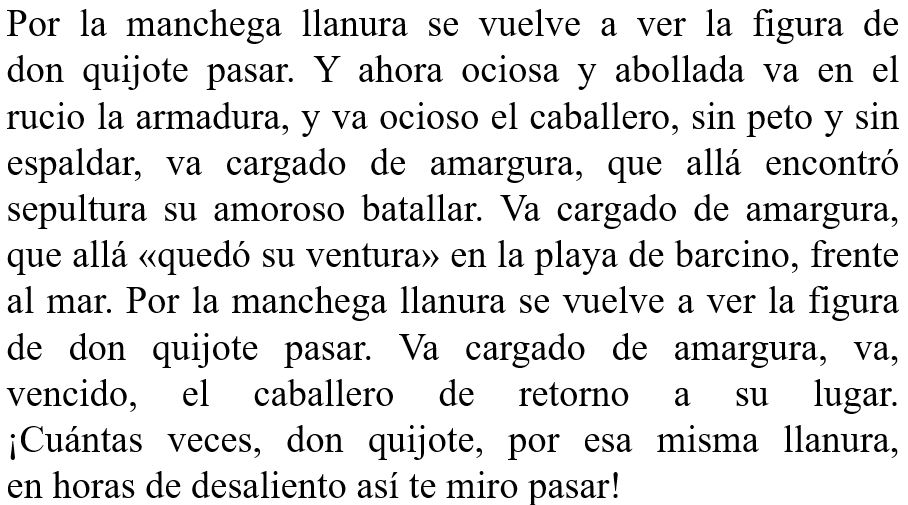
#> input picture Tarea_1/imgs/Cervantes.JPG, 908 x 505 px; its folder holds only this picture in this run
$ jupyter execute --allow-errors Tarea_1.ipynb
#> lines starting #> are read from the running program, lines starting #| are printed output that depends on the picture; after the words box and inside, x2 and y2 are one past the last pixel; in counts of white or black regions, pixels touching at a corner belong together
## EL7007 - 1 Introducción al Procesamiento Digital de Imágenes
# Tarea 1: Detección de objetos en imágenes basado en modelo de Hubel y Wiesel

> Profesor: Claudio A. Pérez
>
> Auxiliar: Jorge Zambrano I.
>
> Estudiante: Francisco Molina L.

El objetivo de esta tarea es desarrollar de forma paulatina un sistema simple de detección de objetos en imágenes, basado en la teoría de campos receptivos de Hubel y Wiesel.

# Descripción
El reconocimiento de objetos es un problema altamente desafiante y que continúa
bajo investigación, debido a la alta variabilidad de patrones y las diferentes estrategias para
abordar este problema. En la actualidad, las Redes Neuronales Convolucionales han
presentado un mejor desempeño ante otros tipos de sistemas detectores, basándose en la
extracción de características por medio de filtros convolucionales. Estos tipos de filtros se
basan en el modelo de Hubel y Wiesel, quienes descubrieron que ciertas neuronas se excitan
cuando un patrón simple se sitúa en una zona particular de la retina, y que dichos estímulos
decrecen cuando el patrón se aleja.

Esta tarea tiene como finalidad implementar detectores simples de patrones,
diseñando filtros capaces de encontrar dichos objetos dentro de una imagen. Se partirá con
patrones simples dentro de una imagen binaria, hasta elementos más complejos como una
pieza de ajedrez en un tablero, o la detección de palabras en una sopa de letras.

# Implementación

## Importar librerías

[cell 1]
import numpy as np
import math
import random
import scipy
import scipy.signal
import matplotlib
import matplotlib.pyplot as plt
import os
import cv2
import matplotlib.patches as patches

## A Detección de un patrón específico
En esta sección se desarrollará la detección de un patrón simple en una imagen pequeña. Se comprenderán los conceptos para luego generalizarlos.

* ## A.1 Convolución entre una imagen y un kernel

[cell 2]
# computes the convolution between an image and a kernel of any size using zero padding
def convolution(image, kernel):
    output = np.zeros([image.shape[0],image.shape[1]])

    # number of rows and columns of input image
    rows = image.shape[0]
    cols = image.shape[1]

    # number of rows and columns of kernel
    kRows = kernel.shape[0]
    kCols = kernel.shape[1]

    # offset between central pixel of kernel and top left (beginning of for loop)
    offsetX = math.floor(kRows/2)
    offsetY = math.floor(kCols/2)

    # convolution
    for y in range(rows):
        for x in range(cols):
            sum = 0
            for kY in range(kRows):
                for kX in range(kCols):
                    posX = (x - offsetX) + kX
                    posY = (y - offsetY) + kY
                    if ((min(posX,posY) < 0) | (posX >= cols) | (posY >= rows)): # zero padding
                        pixel = 0.0
                    else:
                        pixel = image[posY,posX]
                    sum += pixel*kernel[kY,kX]
            output[y,x] = sum
    return output

* ## A.2 Generar detector de letra L

[cell 3]
def makeL(rand):
    L = np.zeros((10,10))
    if rand:
        (y,x) = (random.randint(0,7),random.randint(0,8))
    else:
        (y,x) = (4,4)
    L[y:y+2,x] = 1
    L[y+2,x:x+2] = 1
    return L

[cell 4]
def makeBalancedKernel():
    k = np.zeros((3,3))
    k[0:k.shape[0],0:k.shape[1]] = -1
    k[1,1] = 8
    return k

[cell 5]
def makeDetectionFilter(image, kernel):
    out = convolution(image, kernel)
    out = np.flip(out, 0)
    out = np.flip(out, 1)
    return out

[cell 6]
L = makeL(False)
k = makeBalancedKernel()
fig, axs = plt.subplots(1,2, figsize = (14,7))

axs[0].imshow(L, cmap = 'hot')
axs[0].set_title("Matriz L")
axs[1].imshow(k, cmap = 'hot')
axs[1].set_title("Kernel balanceado")
plt.savefig("matrizLyKernelBalanceado.png")
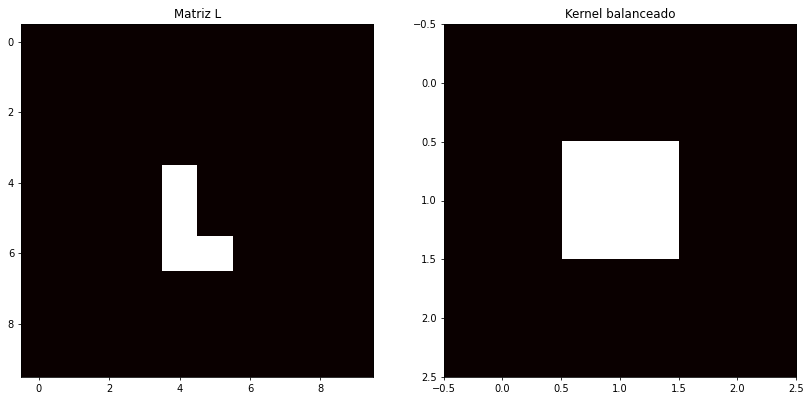
#> figure drawn by matplotlib, 2 panels
plt.show()

* ## A.3 Aplicar el filtro detector a la imagen y presentar mapas de calor

[cell 7]
dFilter = makeDetectionFilter(L,k)
randomL = makeL(True)
detection = convolution(randomL, dFilter)

fig, axs = plt.subplots(1,3, figsize = (14,7))

axs[0].imshow(dFilter, cmap = 'hot')
axs[0].set_title("Filtro detector de L")
axs[1].imshow(randomL, cmap = 'hot')
axs[1].set_title("L en posición aleatoria")
axs[2].imshow(detection, cmap = 'hot')
axs[2].set_title("Detección de L aleatoria")
plt.savefig("filtroYDeteccion.png")
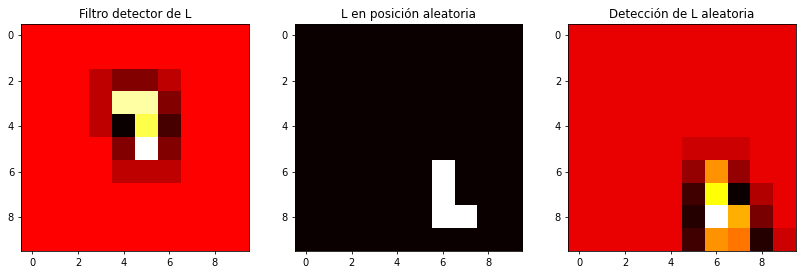
#> figure drawn by matplotlib, 3 panels
#> further down, img is the input picture: shape (505, 908, 3); min 0, max 255, mean 225.1
plt.show()

## B Detección de un patrón general
Ahora, se cargarán las diferentes imágenes entregadas y se detectarán objetos en las mismas.

Para ello, debe trabajar con imágenes binarias y presentar los resultados sobre la imagen original. Muestre los resultados intermedios que se solicitan solo de un ejemplo en particular que usted desee.

* ## B.1 Lea una de las imágenes entregadas y conviératla a una imagen binaria

[cell 8]
def makeBinary(image, threshold):
#> called with threshold = 200
    image = cv2.cvtColor(image, cv2.COLOR_RGB2GRAY)
    out = np.zeros(image.shape)
    for y in range(image.shape[0]):
        for x in range(image.shape[1]):
            if image[y,x] >= threshold:
                out[y,x] = 1
            else:
                out[y,x] = 0
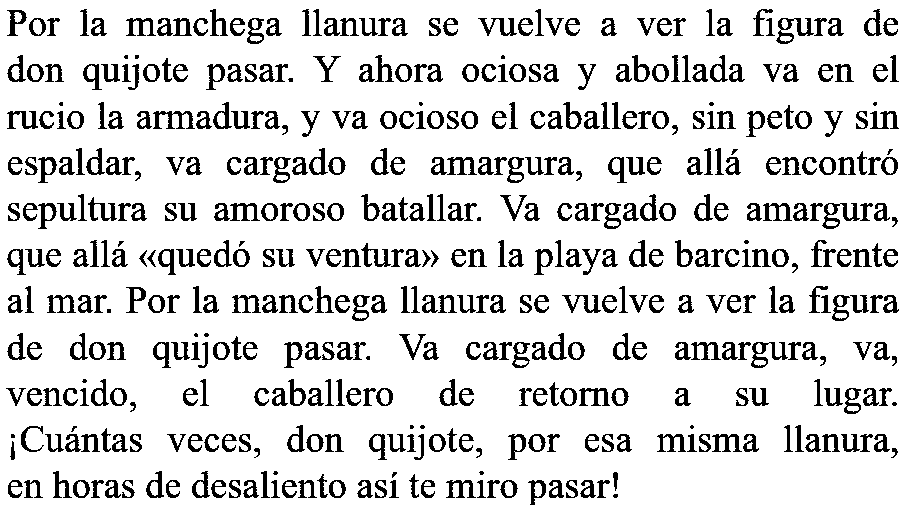
#> out: shape (505, 908) float64; values 0 (black) and 1 (white), 85.9% white; 489 black regions (28 under 20 px), largest, box (x1, y1, x2, y2) and area: (776, 18, 814, 44) 370, (822, 203, 860, 229) 370, (751, 342, 788, 368) 348
    return out

[cell 9]
imgs = []
for image in os.listdir("imgs"):
    if image.endswith(((".jpg",".JPG"))):
        imgs.append(image)
imgs = np.sort(imgs)

[cell 10]
imgIndex = -1
img = cv2.imread(f"imgs/{imgs[imgIndex]}", 1)
img = cv2.cvtColor(img, cv2.COLOR_BGR2RGB)

[cell 11]
binary = makeBinary(img, 200) # hist(img.ravel(), 256, [0,256]) to choose threshold

fig, axs = plt.subplots(1,2)
fig.set_figheight(5)
fig.set_figwidth(10)

axs[0].imshow(img)
axs[0].set_title(f"Imagen {imgs[imgIndex]}")
axs[1].imshow(binary, cmap = 'gray')
axs[1].set_title(f"Imagen {imgs[imgIndex]} binarizada con umbral {200}")
# plt.savefig("binarizar.png")
plt.show()
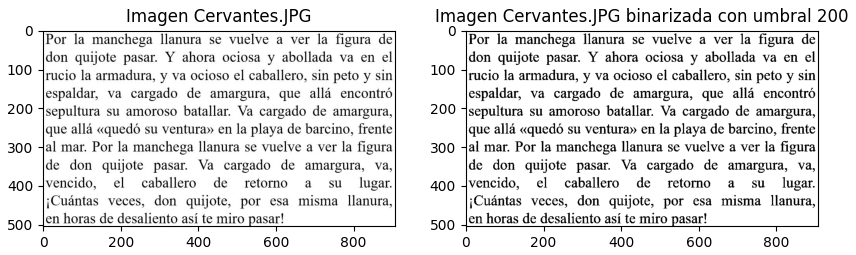
#> figure drawn by matplotlib, 2 panels

$ run again, on Tarea_1/imgs/cartas.jpg
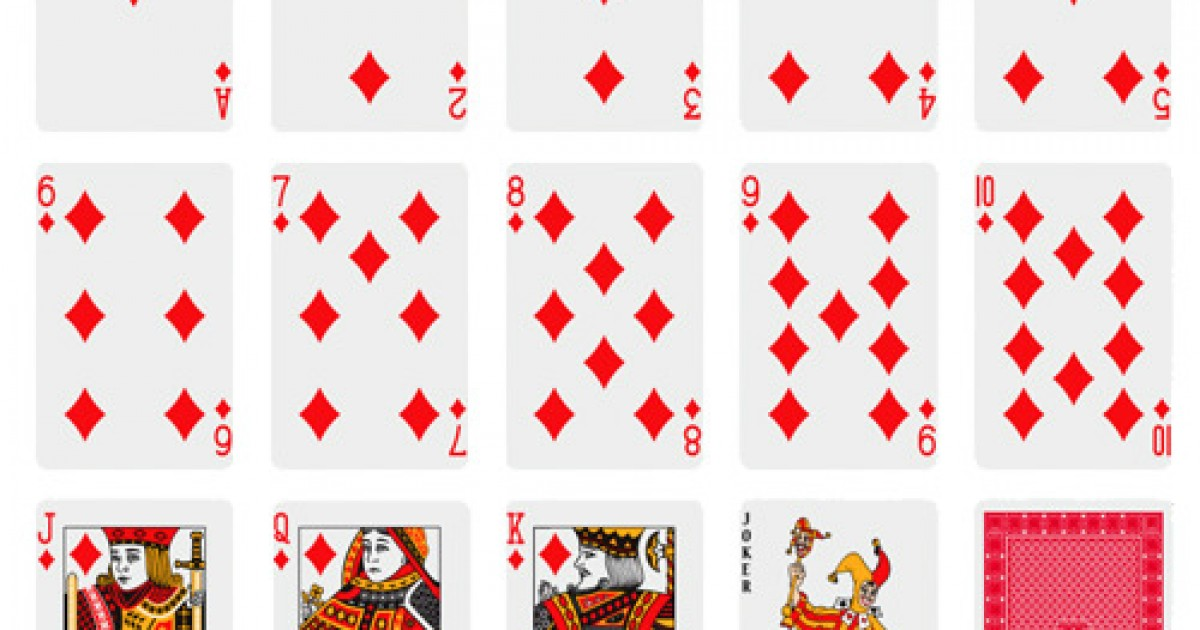
#> input picture Tarea_1/imgs/cartas.jpg, 1200 x 630 px
#> img is the input picture: shape (630, 1200, 3); mean B, G, R 212.9, 213.5, 237.5
#> in makeBinary, `image = cv2.cvtColor(image, cv2.COLOR_RGB2GRAY)`:
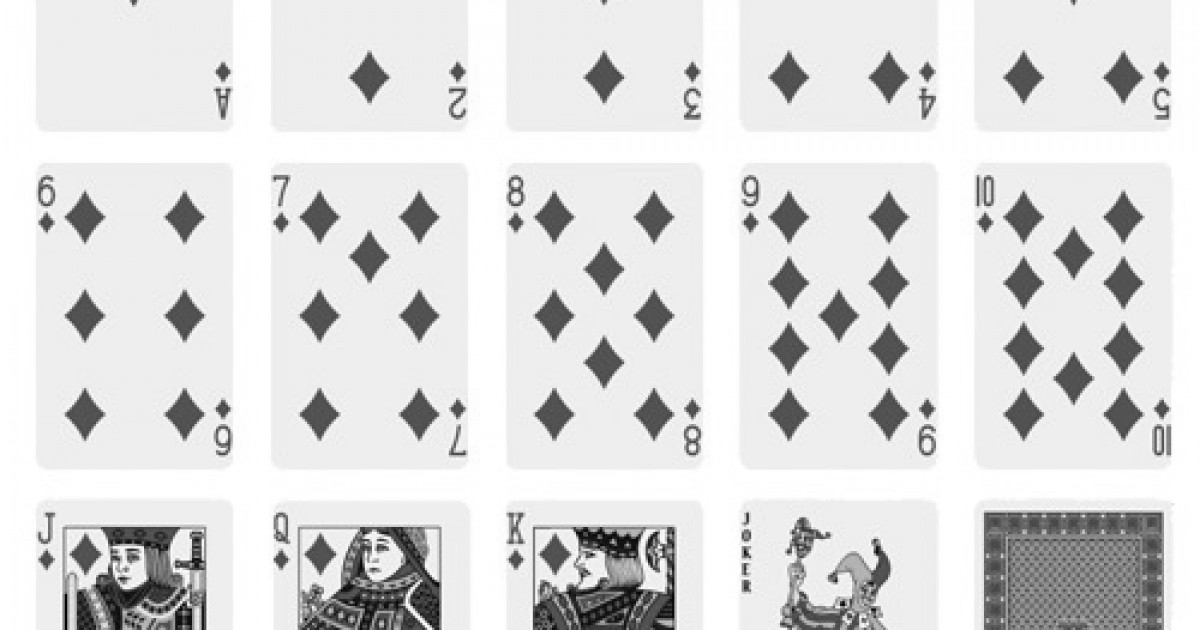
#> image: shape (630, 1200); min 0, max 255, mean 220.6
#> after the loop in makeBinary, `for y in range(image.shape[0]):`:
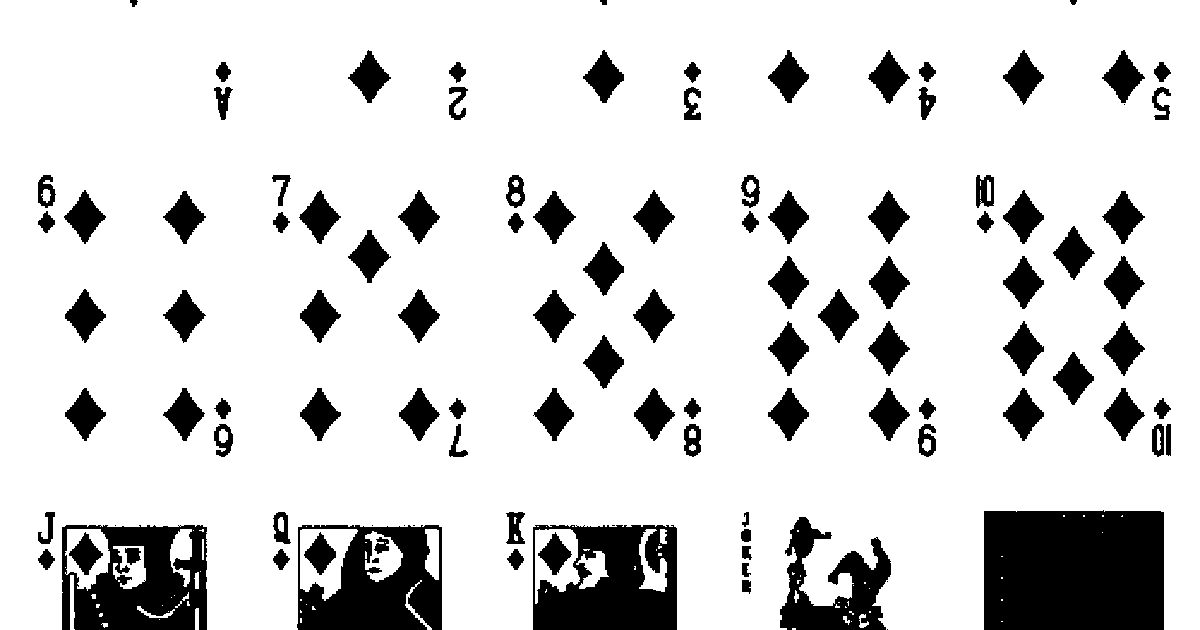
#> out: shape (630, 1200) float64; values 0 (black) and 1 (white), 84% white; 110 black regions (8 under 20 px), largest, box (x1, y1, x2, y2) and area: (984, 510, 1164, 630) 21388, (533, 525, 677, 630) 11039, (62, 525, 207, 630) 10570

$ run again, on Tarea_1/imgs/seis.jpg
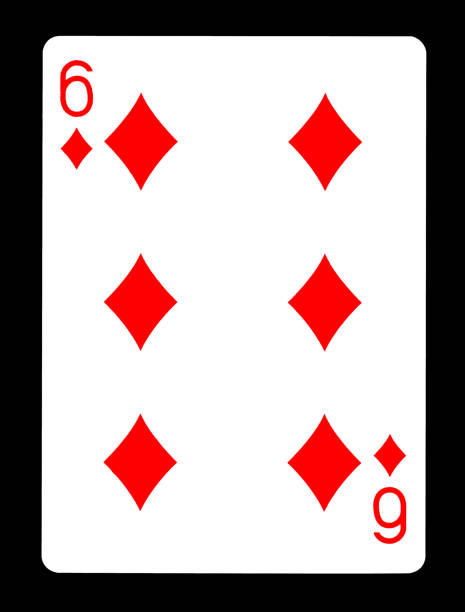
#> input picture Tarea_1/imgs/seis.jpg, 465 x 612 px
#> img is the input picture: shape (612, 465, 3); mean B, G, R 165.1, 165, 184.2
#> in makeBinary, `image = cv2.cvtColor(image, cv2.COLOR_RGB2GRAY)`:
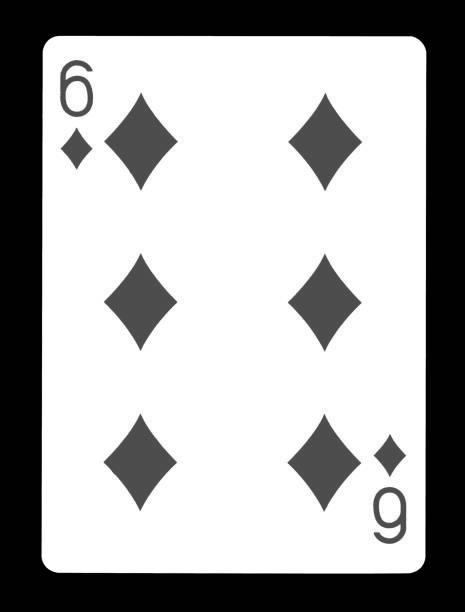
#> image: shape (612, 465); min 0, max 255, mean 170.8
#> after the loop in makeBinary, `for y in range(image.shape[0]):`:
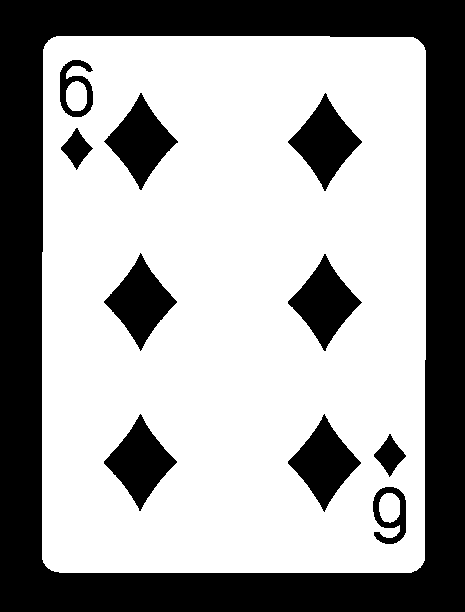
#> out: shape (612, 465) float64; values 0 (black) and 1 (white), 64.3% white; 11 black regions, largest, box (x1, y1, x2, y2) and area: (0, 0, 465, 612) 79155, (288, 93, 362, 191) 3258, (288, 254, 362, 351) 3248
